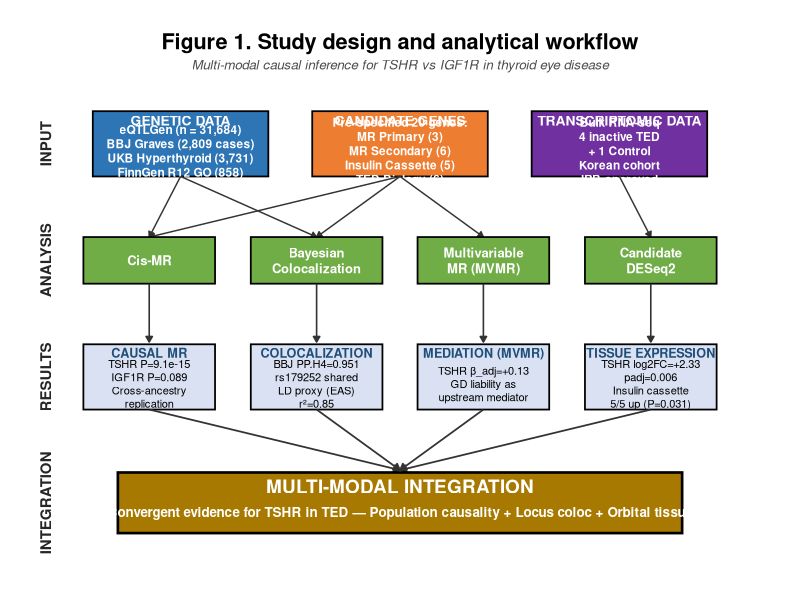
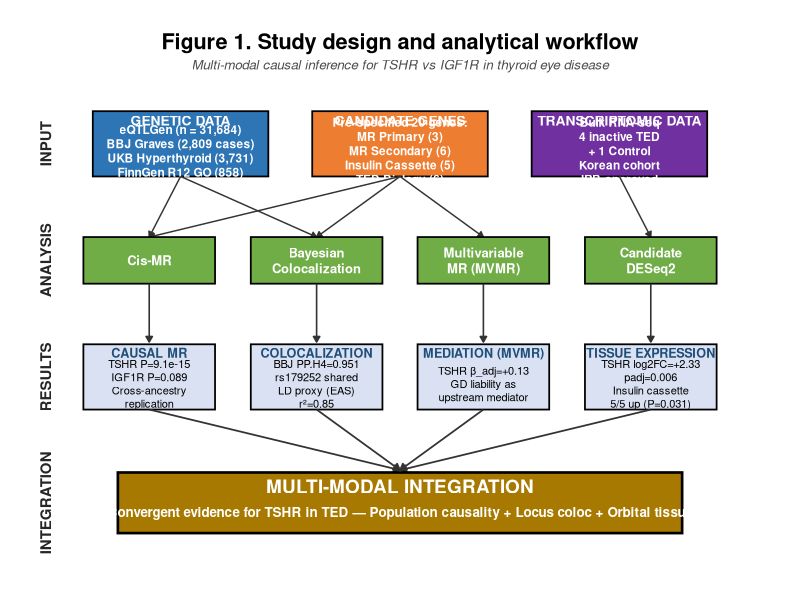
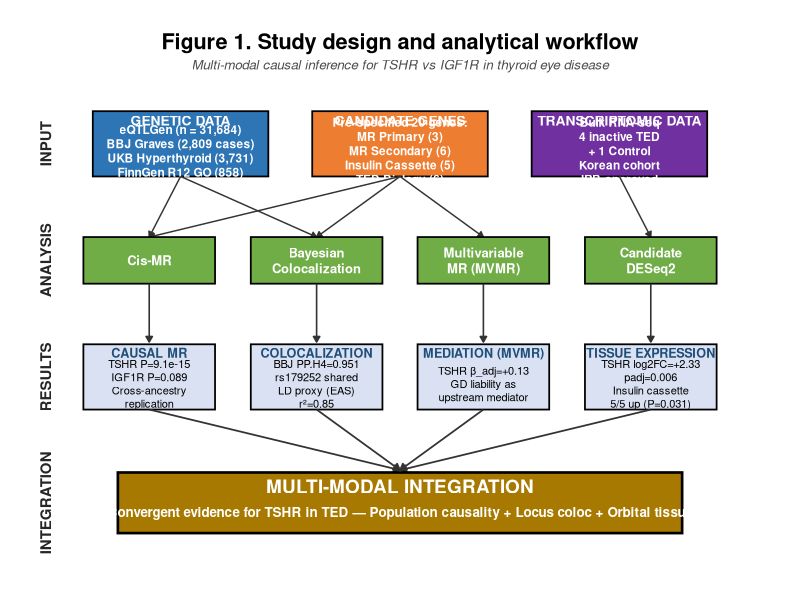

The R script that drew these images, in order:
# =============================================================================
# TED-TRAP — Figure 1 PATCH v4
# Fix: Remove "SE" jargon, use descriptive analysis-based labels
# =============================================================================

suppressPackageStartupMessages({
    library(ggplot2)
    library(dplyr)
    library(grid)
})

if (!dir.exists("TrackA_MR/figures")) dir.create("TrackA_MR/figures", recursive = TRUE)

col_genetic <- "#2E75B6"
col_pathway <- "#ED7D31"
col_tissue <- "#7030A0"
col_method <- "#70AD47"
col_result <- "#D9E1F2"
col_integ <- "#A87900"

# BAND 1 — INPUT (unchanged)
band1 <- data.frame(
    x = c(1.5, 5, 8.5), y = 9, w = 2.8, h = 1.4,
    fill = c(col_genetic, col_pathway, col_tissue),
    title = c("GENETIC DATA", "CANDIDATE GENES", "TRANSCRIPTOMIC DATA"),
    content = c(
        "eQTLGen (n = 31,684)\nBBJ Graves (2,809 cases)\nUKB Hyperthyroid (3,731)\nFinnGen R12 GO (858)",
        "Pre-specified 20 genes:\nMR Primary (3)\nMR Secondary (6)\nInsulin Cassette (5)\nTED Biology (6)",
        "Bulk RNA-seq\n4 inactive TED\n+ 1 Control\nKorean cohort\nIRB-approved"
    ),
    stringsAsFactors = FALSE
)

# BAND 2 — METHODS (label naming polished)
band2 <- data.frame(
    x = c(1, 3.67, 6.33, 9), y = 6.5, w = 2.1, h = 1, fill = col_method,
    label = c(
        "Cis-MR", # PATCH: simplified
        "Bayesian\nColocalization",
        "Multivariable\nMR (MVMR)",
        "Candidate\nDESeq2"
    ),
    stringsAsFactors = FALSE
)

# BAND 3 — RESULTS (PATCH: descriptive labels, matching method order)
band3 <- data.frame(
    x = c(1, 3.67, 6.33, 9), y = 4, w = 2.1, h = 1.4, fill = col_result,
    title = c(
        "CAUSAL MR", # was: PRIMARY EP
        "COLOCALIZATION", # was: SE4: Coloc
        "MEDIATION (MVMR)", # was: SE1: MVMR
        "TISSUE EXPRESSION"
    ), # was: SE3: Tissue
    content = c(
        "TSHR P=9.1e-15\nIGF1R P=0.089\nCross-ancestry\nreplication", # PATCH: "concordance" → "replication"
        "BBJ PP.H4=0.951\nrs179252 shared\nLD proxy (EAS)\nr²=0.85",
        "TSHR β_adj=+0.13\nGD liability as\nupstream mediator", # PATCH: simplified
        "TSHR log2FC=+2.33\npadj=0.006\nInsulin cassette\n5/5 up (P=0.031)"
    ),
    stringsAsFactors = FALSE
)

# BAND 4 — INTEGRATION (unchanged content, wording slightly tightened)
band4 <- data.frame(
    x = 5, y = 1.3, w = 9, h = 1.3, fill = col_integ,
    title = "MULTI-MODAL INTEGRATION", # PATCH: "TRIANGULATION" → "INTEGRATION" for consistency
    content = "Convergent evidence for TSHR in TED — Population causality + Locus coloc + Orbital tissue",
    stringsAsFactors = FALSE
)

# =============================================================================
# Build plot
# =============================================================================

p <- ggplot() +
    theme_void() +
    xlim(-0.8, 10.8) +
    ylim(-0.2, 11.5)

# ---- BAND 1 ----
for (i in seq_len(nrow(band1))) {
    p <- p +
        annotate("rect",
            xmin = band1$x[i] - band1$w[i] / 2, xmax = band1$x[i] + band1$w[i] / 2,
            ymin = band1$y[i] - band1$h[i] / 2, ymax = band1$y[i] + band1$h[i] / 2,
            fill = band1$fill[i], alpha = 1.0, color = "black", linewidth = 0.6
        ) +
        annotate("text",
            x = band1$x[i], y = band1$y[i] + 0.5,
            label = band1$title[i], fontface = "bold", size = 3.5, color = "white"
        ) +
        annotate("text",
            x = band1$x[i], y = band1$y[i] - 0.15,
            label = band1$content[i], size = 3.0, color = "white",
            lineheight = 1.0, fontface = "bold"
        )
}

# ---- Band 1 → Band 2 arrows ----
input_method_edges <- data.frame(
    from_x = c(1.5, 1.5, 5, 5, 5, 8.5),
    from_y = rep(8.3, 6),
    to_x   = c(1, 3.67, 1, 3.67, 6.33, 9),
    to_y   = rep(7.0, 6)
)
for (i in seq_len(nrow(input_method_edges))) {
    p <- p + annotate("segment",
        x = input_method_edges$from_x[i],
        xend = input_method_edges$to_x[i],
        y = input_method_edges$from_y[i],
        yend = input_method_edges$to_y[i],
        arrow = arrow(length = unit(0.15, "cm"), type = "closed"),
        color = "grey20", linewidth = 0.5, alpha = 1.0
    )
}

# ---- BAND 2 ----
for (i in seq_len(nrow(band2))) {
    p <- p +
        annotate("rect",
            xmin = band2$x[i] - band2$w[i] / 2, xmax = band2$x[i] + band2$w[i] / 2,
            ymin = band2$y[i] - band2$h[i] / 2, ymax = band2$y[i] + band2$h[i] / 2,
            fill = band2$fill[i], alpha = 1.0, color = "black", linewidth = 0.6
        ) +
        annotate("text",
            x = band2$x[i], y = band2$y[i],
            label = band2$label[i], fontface = "bold", size = 3.3, color = "white",
            lineheight = 1.0
        )
}

# ---- Band 2 → Band 3 arrows ----
for (i in seq_len(nrow(band2))) {
    p <- p + annotate("segment",
        x = band2$x[i], xend = band3$x[i],
        y = 6, yend = 4.75,
        arrow = arrow(length = unit(0.16, "cm"), type = "closed"),
        color = "grey20", linewidth = 0.55
    )
}

# ---- BAND 3 ----
for (i in seq_len(nrow(band3))) {
    p <- p +
        annotate("rect",
            xmin = band3$x[i] - band3$w[i] / 2, xmax = band3$x[i] + band3$w[i] / 2,
            ymin = band3$y[i] - band3$h[i] / 2, ymax = band3$y[i] + band3$h[i] / 2,
            fill = band3$fill[i], color = "black", linewidth = 0.6
        ) +
        annotate("text",
            x = band3$x[i], y = band3$y[i] + 0.52,
            label = band3$title[i], fontface = "bold", size = 3.2, color = "#1F4E79"
        ) + # PATCH: slightly smaller to fit longer labels
        annotate("text",
            x = band3$x[i], y = band3$y[i] - 0.15,
            label = band3$content[i], size = 2.8, color = "black",
            lineheight = 1.0
        )
}

# ---- Band 3 → Band 4 arrows ----
for (i in seq_len(nrow(band3))) {
    p <- p + annotate("segment",
        x = band3$x[i], xend = band4$x,
        y = 3.3, yend = 2,
        arrow = arrow(length = unit(0.18, "cm"), type = "closed"),
        color = "grey20", linewidth = 0.6
    )
}

# ---- BAND 4 (integration hero) ----
p <- p +
    annotate("rect",
        xmin = band4$x - band4$w / 2, xmax = band4$x + band4$w / 2,
        ymin = band4$y - band4$h / 2, ymax = band4$y + band4$h / 2,
        fill = band4$fill, alpha = 1.0, color = "black", linewidth = 0.9
    ) +
    annotate("text",
        x = band4$x, y = band4$y + 0.35,
        label = band4$title, fontface = "bold", size = 4.8, color = "white"
    ) +
    annotate("text",
        x = band4$x, y = band4$y - 0.2,
        label = band4$content, size = 3.4, color = "white",
        fontface = "bold", lineheight = 1.0
    )

# ---- Band labels (left) ----
p <- p +
    annotate("text",
        x = -0.65, y = 9, label = "INPUT",
        fontface = "bold", size = 3.8, color = "grey15", angle = 90
    ) +
    annotate("text",
        x = -0.65, y = 6.5, label = "ANALYSIS",
        fontface = "bold", size = 3.8, color = "grey15", angle = 90
    ) +
    annotate("text",
        x = -0.65, y = 4, label = "RESULTS",
        fontface = "bold", size = 3.8, color = "grey15", angle = 90
    ) +
    annotate("text",
        x = -0.65, y = 1.3, label = "INTEGRATION",
        fontface = "bold", size = 3.8, color = "grey15", angle = 90
    )

# ---- Title ----
p <- p +
    annotate("text",
        x = 5, y = 11.2,
        label = "Figure 1. Study design and analytical workflow",
        fontface = "bold", size = 5.5, color = "black"
    ) +
    annotate("text",
        x = 5, y = 10.7,
        label = "Multi-modal causal inference for TSHR vs IGF1R in thyroid eye disease",
        size = 3.4, color = "grey30", fontface = "italic"
    )

# =============================================================================
# Save
# =============================================================================

ggsave("TrackA_MR/figures/Figure1_study_design.pdf", p,
    width = 12, height = 10, device = grDevices::cairo_pdf, bg = "white"
)
ggsave("TrackA_MR/figures/Figure1_study_design.png", p,
    width = 12, height = 10, dpi = 600, bg = "white"
)
ggsave("TrackA_MR/figures/Figure1_study_design.tiff", p,
    width = 12, height = 10, dpi = 600, compression = "lzw", bg = "white"
)

cat("✅ Figure 1 PATCH v4 saved (SE → descriptive labels, flow order)\n")
